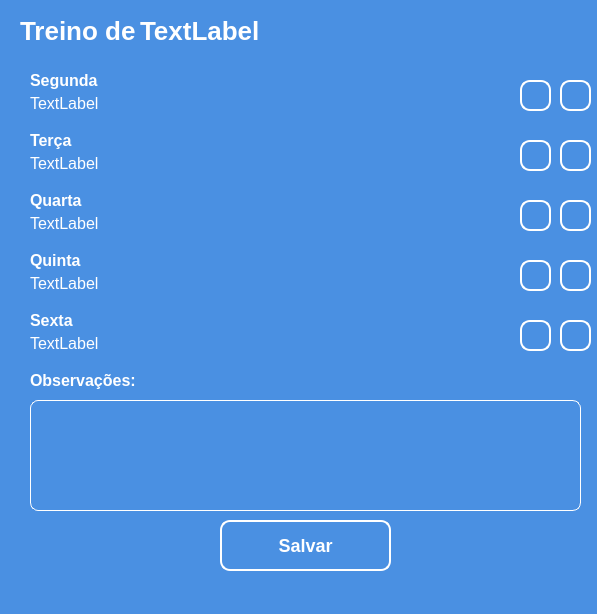
<?xml version="1.0" encoding="UTF-8"?>
<ui version="4.0">
 <class>janela_editar_treino</class>
 <widget class="QMainWindow" name="janela_editar_treino">
  <property name="geometry">
   <rect>
    <x>0</x>
    <y>0</y>
    <width>597</width>
    <height>614</height>
   </rect>
  </property>
  <property name="windowTitle">
   <string>MainWindow</string>
  </property>
  <property name="styleSheet">
   <string notr="true">*{
	background-color: #4A90E2;
}

QLabel{
	font-family: &quot;Segoe UI&quot;;
	font-size: 16px;
    color: #fff;
}

#_txt_treino{
	font-size: 26px;
	font-weight: bold;
}

#_txt_usuario{
	font-size: 26px;
	font-weight: bold;
}

#_txt_terca{
	font-size: 16px;
	font-weight: bold;
}

#_txt_quarta{
	font-size: 16px;
	font-weight: bold;
}

#_txt_segunda{
	font-size: 16px;
	font-weight: bold;
}

#_txt_quinta{
	font-size: 16px;
	font-weight: bold;
}

#_txt_sexta{
	font-size: 16px;
	font-weight: bold;
}

#_txt_comentario{
	font-size: 16px;
	font-weight: bold;
}

QPushButton{
    background: #4A90E2;
    border: 2px solid #fff;
    border-radius: 10px;
    padding: 10px 20px;

	font-family: &quot;Segoe UI&quot;;
	font-weight: bold;
	font-size: 18px;
    color: #fff;
}

QPushButton:hover{
    background: #53A3FF;
    border: 2px solid #fff;
    border-radius: 10px;
    padding: 10px 20px;
}

QTextEdit {
    background: #4A90E2; /* Cor de fundo semelhante à paleta */
    border: 1px solid #fff; /* Borda branca */
    border-radius: 8px; /* Bordas arredondadas */
    padding: 10px; /* Espaçamento interno */

    font-family: &quot;Segoe UI&quot;; /* Fonte semelhante aos outros elementos */
    font-size: 16px; /* Tamanho da fonte */
    color: #fff; /* Cor do texto branca */
}

QTextEdit:focus {
    background: #53A3FF; /* Cor de fundo ao ganhar foco */
    border: 1px solid #fff; /* Mantém a borda branca */
    border-radius: 8px; /* Mantém bordas arredondadas */
}
</string>
  </property>
  <widget class="QWidget" name="centralwidget">
   <widget class="QLabel" name="_txt_treino">
    <property name="geometry">
     <rect>
      <x>20</x>
      <y>0</y>
      <width>211</width>
      <height>61</height>
     </rect>
    </property>
    <property name="text">
     <string>Treino de</string>
    </property>
   </widget>
   <widget class="QLabel" name="_txt_terca_user">
    <property name="geometry">
     <rect>
      <x>30</x>
      <y>150</y>
      <width>481</width>
      <height>26</height>
     </rect>
    </property>
    <property name="text">
     <string>TextLabel</string>
    </property>
   </widget>
   <widget class="QLabel" name="_txt_sexta_user">
    <property name="geometry">
     <rect>
      <x>30</x>
      <y>330</y>
      <width>481</width>
      <height>26</height>
     </rect>
    </property>
    <property name="text">
     <string>TextLabel</string>
    </property>
   </widget>
   <widget class="QTextEdit" name="_te_comentario">
    <property name="geometry">
     <rect>
      <x>30</x>
      <y>400</y>
      <width>551</width>
      <height>111</height>
     </rect>
    </property>
   </widget>
   <widget class="QLabel" name="_txt_comentario">
    <property name="geometry">
     <rect>
      <x>30</x>
      <y>370</y>
      <width>151</width>
      <height>21</height>
     </rect>
    </property>
    <property name="text">
     <string>Observações:</string>
    </property>
   </widget>
   <widget class="QLabel" name="_txt_quarta">
    <property name="geometry">
     <rect>
      <x>30</x>
      <y>190</y>
      <width>101</width>
      <height>21</height>
     </rect>
    </property>
    <property name="text">
     <string>Quarta</string>
    </property>
   </widget>
   <widget class="QPushButton" name="_btn_salvar">
    <property name="geometry">
     <rect>
      <x>220</x>
      <y>520</y>
      <width>171</width>
      <height>51</height>
     </rect>
    </property>
    <property name="cursor">
     <cursorShape>PointingHandCursor</cursorShape>
    </property>
    <property name="text">
     <string>Salvar</string>
    </property>
   </widget>
   <widget class="QPushButton" name="_btn_quinta">
    <property name="geometry">
     <rect>
      <x>560</x>
      <y>260</y>
      <width>31</width>
      <height>31</height>
     </rect>
    </property>
    <property name="cursor">
     <cursorShape>PointingHandCursor</cursorShape>
    </property>
    <property name="text">
     <string/>
    </property>
    <property name="icon">
     <iconset resource="recursos.qrc">
      <normaloff>:/img/Imagens/imagem_plus.png</normaloff>:/img/Imagens/imagem_plus.png</iconset>
    </property>
   </widget>
   <widget class="QLabel" name="_txt_segunda">
    <property name="geometry">
     <rect>
      <x>30</x>
      <y>70</y>
      <width>161</width>
      <height>21</height>
     </rect>
    </property>
    <property name="text">
     <string>Segunda</string>
    </property>
   </widget>
   <widget class="QPushButton" name="_btn_terca">
    <property name="geometry">
     <rect>
      <x>560</x>
      <y>140</y>
      <width>31</width>
      <height>31</height>
     </rect>
    </property>
    <property name="cursor">
     <cursorShape>PointingHandCursor</cursorShape>
    </property>
    <property name="text">
     <string/>
    </property>
    <property name="icon">
     <iconset resource="recursos.qrc">
      <normaloff>:/img/Imagens/imagem_plus.png</normaloff>:/img/Imagens/imagem_plus.png</iconset>
    </property>
   </widget>
   <widget class="QLabel" name="_txt_quarta_user">
    <property name="geometry">
     <rect>
      <x>30</x>
      <y>210</y>
      <width>481</width>
      <height>26</height>
     </rect>
    </property>
    <property name="text">
     <string>TextLabel</string>
    </property>
   </widget>
   <widget class="QLabel" name="_txt_quinta_user">
    <property name="geometry">
     <rect>
      <x>30</x>
      <y>270</y>
      <width>481</width>
      <height>26</height>
     </rect>
    </property>
    <property name="text">
     <string>TextLabel</string>
    </property>
   </widget>
   <widget class="QLabel" name="_txt_quinta">
    <property name="geometry">
     <rect>
      <x>30</x>
      <y>250</y>
      <width>151</width>
      <height>21</height>
     </rect>
    </property>
    <property name="text">
     <string>Quinta</string>
    </property>
   </widget>
   <widget class="QPushButton" name="_btn_segunda">
    <property name="geometry">
     <rect>
      <x>560</x>
      <y>80</y>
      <width>31</width>
      <height>31</height>
     </rect>
    </property>
    <property name="cursor">
     <cursorShape>PointingHandCursor</cursorShape>
    </property>
    <property name="text">
     <string/>
    </property>
    <property name="icon">
     <iconset resource="recursos.qrc">
      <normaloff>:/img/Imagens/imagem_plus.png</normaloff>:/img/Imagens/imagem_plus.png</iconset>
    </property>
   </widget>
   <widget class="QPushButton" name="_btn_quarta">
    <property name="geometry">
     <rect>
      <x>560</x>
      <y>200</y>
      <width>31</width>
      <height>31</height>
     </rect>
    </property>
    <property name="cursor">
     <cursorShape>PointingHandCursor</cursorShape>
    </property>
    <property name="text">
     <string/>
    </property>
    <property name="icon">
     <iconset resource="recursos.qrc">
      <normaloff>:/img/Imagens/imagem_plus.png</normaloff>:/img/Imagens/imagem_plus.png</iconset>
    </property>
   </widget>
   <widget class="QLabel" name="_txt_terca">
    <property name="geometry">
     <rect>
      <x>30</x>
      <y>130</y>
      <width>191</width>
      <height>21</height>
     </rect>
    </property>
    <property name="text">
     <string>Terça</string>
    </property>
   </widget>
   <widget class="QPushButton" name="_btn_sexta">
    <property name="geometry">
     <rect>
      <x>560</x>
      <y>320</y>
      <width>31</width>
      <height>31</height>
     </rect>
    </property>
    <property name="cursor">
     <cursorShape>PointingHandCursor</cursorShape>
    </property>
    <property name="text">
     <string/>
    </property>
    <property name="icon">
     <iconset resource="recursos.qrc">
      <normaloff>:/img/Imagens/imagem_plus.png</normaloff>:/img/Imagens/imagem_plus.png</iconset>
    </property>
   </widget>
   <widget class="QLabel" name="_txt_sexta">
    <property name="geometry">
     <rect>
      <x>30</x>
      <y>310</y>
      <width>151</width>
      <height>21</height>
     </rect>
    </property>
    <property name="text">
     <string>Sexta</string>
    </property>
   </widget>
   <widget class="QLabel" name="_txt_segunda_user">
    <property name="geometry">
     <rect>
      <x>30</x>
      <y>90</y>
      <width>481</width>
      <height>26</height>
     </rect>
    </property>
    <property name="text">
     <string>TextLabel</string>
    </property>
   </widget>
   <widget class="QLabel" name="_txt_usuario">
    <property name="geometry">
     <rect>
      <x>140</x>
      <y>10</y>
      <width>381</width>
      <height>41</height>
     </rect>
    </property>
    <property name="text">
     <string>TextLabel</string>
    </property>
   </widget>
   <widget class="QLabel" name="_txt_imagem">
    <property name="geometry">
     <rect>
      <x>540</x>
      <y>10</y>
      <width>41</width>
      <height>41</height>
     </rect>
    </property>
    <property name="text">
     <string/>
    </property>
    <property name="pixmap">
     <pixmap resource="recursos.qrc">:/img/Imagens/imagem_gym.png</pixmap>
    </property>
    <property name="scaledContents">
     <bool>true</bool>
    </property>
   </widget>
   <widget class="QPushButton" name="_btn_sexta_2">
    <property name="geometry">
     <rect>
      <x>520</x>
      <y>320</y>
      <width>31</width>
      <height>31</height>
     </rect>
    </property>
    <property name="cursor">
     <cursorShape>PointingHandCursor</cursorShape>
    </property>
    <property name="text">
     <string/>
    </property>
    <property name="icon">
     <iconset resource="recursos.qrc">
      <normaloff>:/img/Imagens/imagem_less.png</normaloff>:/img/Imagens/imagem_less.png</iconset>
    </property>
   </widget>
   <widget class="QPushButton" name="_btn_segunda_2">
    <property name="geometry">
     <rect>
      <x>520</x>
      <y>80</y>
      <width>31</width>
      <height>31</height>
     </rect>
    </property>
    <property name="cursor">
     <cursorShape>PointingHandCursor</cursorShape>
    </property>
    <property name="text">
     <string/>
    </property>
    <property name="icon">
     <iconset resource="recursos.qrc">
      <normaloff>:/img/Imagens/imagem_less.png</normaloff>:/img/Imagens/imagem_less.png</iconset>
    </property>
   </widget>
   <widget class="QPushButton" name="_btn_terca_2">
    <property name="geometry">
     <rect>
      <x>520</x>
      <y>140</y>
      <width>31</width>
      <height>31</height>
     </rect>
    </property>
    <property name="cursor">
     <cursorShape>PointingHandCursor</cursorShape>
    </property>
    <property name="text">
     <string/>
    </property>
    <property name="icon">
     <iconset resource="recursos.qrc">
      <normaloff>:/img/Imagens/imagem_less.png</normaloff>:/img/Imagens/imagem_less.png</iconset>
    </property>
   </widget>
   <widget class="QPushButton" name="_btn_quarta_2">
    <property name="geometry">
     <rect>
      <x>520</x>
      <y>200</y>
      <width>31</width>
      <height>31</height>
     </rect>
    </property>
    <property name="cursor">
     <cursorShape>PointingHandCursor</cursorShape>
    </property>
    <property name="text">
     <string/>
    </property>
    <property name="icon">
     <iconset resource="recursos.qrc">
      <normaloff>:/img/Imagens/imagem_less.png</normaloff>:/img/Imagens/imagem_less.png</iconset>
    </property>
   </widget>
   <widget class="QPushButton" name="_btn_quinta_2">
    <property name="geometry">
     <rect>
      <x>520</x>
      <y>260</y>
      <width>31</width>
      <height>31</height>
     </rect>
    </property>
    <property name="cursor">
     <cursorShape>PointingHandCursor</cursorShape>
    </property>
    <property name="text">
     <string/>
    </property>
    <property name="icon">
     <iconset resource="recursos.qrc">
      <normaloff>:/img/Imagens/imagem_less.png</normaloff>:/img/Imagens/imagem_less.png</iconset>
    </property>
   </widget>
   <zorder>_txt_sexta_user</zorder>
   <zorder>_txt_quarta_user</zorder>
   <zorder>_txt_segunda_user</zorder>
   <zorder>_txt_quinta_user</zorder>
   <zorder>_txt_terca_user</zorder>
   <zorder>_txt_treino</zorder>
   <zorder>_te_comentario</zorder>
   <zorder>_txt_comentario</zorder>
   <zorder>_btn_salvar</zorder>
   <zorder>_btn_quinta</zorder>
   <zorder>_btn_terca</zorder>
   <zorder>_btn_segunda</zorder>
   <zorder>_btn_quarta</zorder>
   <zorder>_btn_sexta</zorder>
   <zorder>_txt_usuario</zorder>
   <zorder>_txt_segunda</zorder>
   <zorder>_txt_imagem</zorder>
   <zorder>_txt_sexta</zorder>
   <zorder>_txt_quinta</zorder>
   <zorder>_txt_quarta</zorder>
   <zorder>_txt_terca</zorder>
   <zorder>_btn_sexta_2</zorder>
   <zorder>_btn_segunda_2</zorder>
   <zorder>_btn_terca_2</zorder>
   <zorder>_btn_quarta_2</zorder>
   <zorder>_btn_quinta_2</zorder>
  </widget>
  <widget class="QMenuBar" name="menubar">
   <property name="geometry">
    <rect>
     <x>0</x>
     <y>0</y>
     <width>597</width>
     <height>21</height>
    </rect>
   </property>
  </widget>
  <widget class="QStatusBar" name="statusbar"/>
 </widget>
 <resources>
  <include location="recursos.qrc"/>
 </resources>
 <connections/>
</ui>
